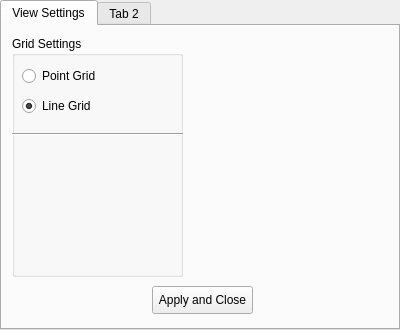
<?xml version="1.0" encoding="UTF-8"?>
<ui version="4.0">
 <class>WidgetSettings</class>
 <widget class="QTabWidget" name="WidgetSettings">
  <property name="geometry">
   <rect>
    <x>0</x>
    <y>0</y>
    <width>400</width>
    <height>330</height>
   </rect>
  </property>
  <property name="windowTitle">
   <string>TabWidget</string>
  </property>
  <widget class="QWidget" name="tab">
   <attribute name="title">
    <string>View Settings</string>
   </attribute>
   <widget class="QGroupBox" name="GridSettings">
    <property name="geometry">
     <rect>
      <x>10</x>
      <y>10</y>
      <width>171</width>
      <height>241</height>
     </rect>
    </property>
    <property name="title">
     <string>Grid Settings</string>
    </property>
    <widget class="QRadioButton" name="en_pointGrid">
     <property name="geometry">
      <rect>
       <x>10</x>
       <y>30</y>
       <width>95</width>
       <height>20</height>
      </rect>
     </property>
     <property name="text">
      <string>Point Grid</string>
     </property>
     <property name="checked">
      <bool>false</bool>
     </property>
    </widget>
    <widget class="QRadioButton" name="en_lineGrid">
     <property name="geometry">
      <rect>
       <x>10</x>
       <y>60</y>
       <width>95</width>
       <height>20</height>
      </rect>
     </property>
     <property name="text">
      <string>Line Grid</string>
     </property>
     <property name="checked">
      <bool>true</bool>
     </property>
    </widget>
    <widget class="Line" name="line">
     <property name="geometry">
      <rect>
       <x>0</x>
       <y>90</y>
       <width>171</width>
       <height>16</height>
      </rect>
     </property>
     <property name="orientation">
      <enum>Qt::Horizontal</enum>
     </property>
    </widget>
   </widget>
   <widget class="QPushButton" name="pushButtoncloseSettings">
    <property name="geometry">
     <rect>
      <x>150</x>
      <y>260</y>
      <width>101</width>
      <height>28</height>
     </rect>
    </property>
    <property name="text">
     <string>Apply and Close</string>
    </property>
   </widget>
  </widget>
  <widget class="QWidget" name="tab2">
   <attribute name="title">
    <string>Tab 2</string>
   </attribute>
  </widget>
 </widget>
 <resources/>
 <connections/>
</ui>
